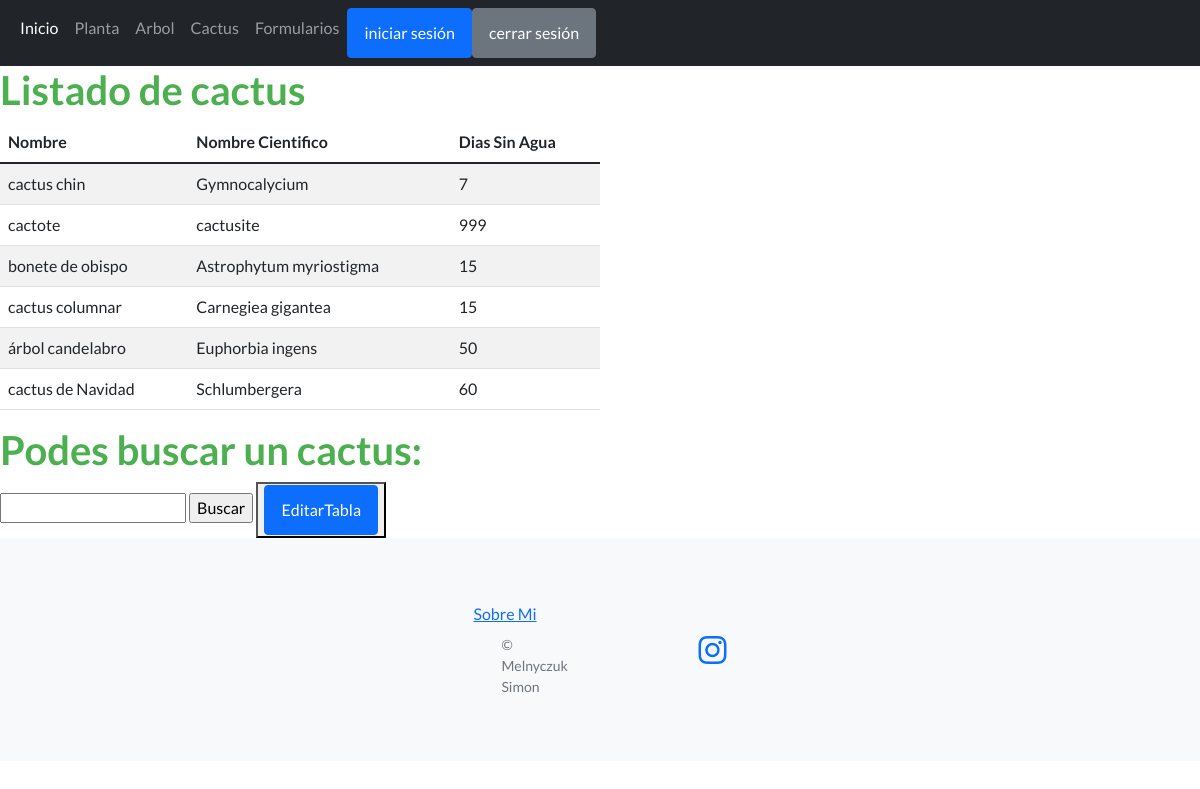
The page /cactus on the database its author committed.
### CoderApp/models.py (models this page shows)
class Cactus(models.Model):
    nombre = models.CharField(max_length=30)
    nombreCientifico = models.CharField(max_length=40)
    diasSinAgua = models.IntegerField()
    def __str__(self):             #Con esa funcion puedo ver mas datos desde el admin
        texto = "({0}) ({1}) ({2})"
        return texto.format(self.nombre, self.nombreCientifico,self.diasSinAgua)

### CoderApp/views.py (the view)
# urls.py: path('cactus',views.cactus,name='cactus'),
def cactus(request):
     cactus = Cactus.objects.all()
     print(cactus)
     return render(request,"cactus.html",{'cactus':cactus})

### CoderApp/Templates/cactus.html (shortened to what this page needs)
{% extends "padre.html" %}
{% load static %}
{% block contenidoQueCambia %}
    <div class="col-sm-12 col-md-6 col-lg-6 col-xl-6">
        <h1>Listado de cactus</h1>
        <div class="table-responsive">
             <table class="table table-striped">
                <thead>
                    <tr>
                        <th>Nombre</th>
                        <th>Nombre Cientifico</th>
                        <th>Dias Sin Agua</th>
                    </tr>
                </thead>
                <tbody>
                    {% for c in cactus %}
                    <tr>
                        <td> {{c.nombre}}</td>
                        <td> {{c.nombreCientifico}}</td>
                        <td> {{c.diasSinAgua}}</td>
                    </tr>
                    {% endfor %}
                </tbody>
             </table>
        </div>
    </div>
    <div class="col ">
        <h1>Podes buscar un cactus:</h1>
        <form action="buscarCactus" method="post">{% csrf_token %}
            <input type="txt" name="nombre" id="nombre">
            <input type="submit" value="Buscar">
            <button><a href="{% url 'leerCactus' %}"class="btn btn-primary">EditarTabla</a></button>
    </div>
{% endblock %}

### rows shown on the page
Cactus: nombre "cactus chin", nombreCientifico "Gymnocalycium", diasSinAgua "7"
Cactus: nombre "cactote", nombreCientifico "cactusite", diasSinAgua "999"
Cactus: nombre "bonete de obispo", nombreCientifico "Astrophytum myriostigma", diasSinAgua "15"
Cactus: nombre "cactus columnar", nombreCientifico "Carnegiea gigantea", diasSinAgua "15"
Cactus: nombre "árbol candelabro", nombreCientifico "Euphorbia ingens", diasSinAgua "50"
Cactus: nombre "cactus de Navidad", nombreCientifico "Schlumbergera", diasSinAgua "60"
